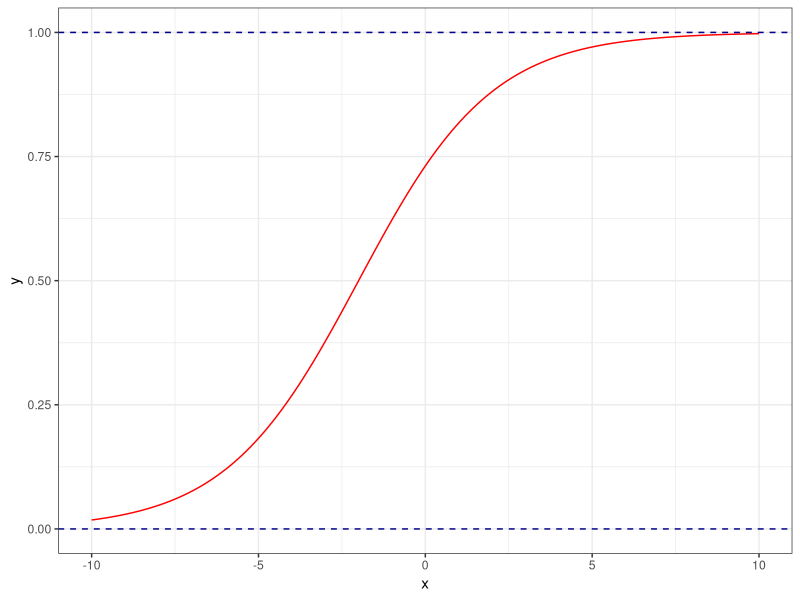

Write R code to recreate this figure.
## ---- chunk 1
library(tidyverse)
## ---- chunk 2
x <- seq(-10,10, 0.1)
y <- (exp(1+0.5*x))/(1+exp(1+0.5*x))

data.frame(x = x, y = y) %>%
  ggplot(aes(x,y)) +
  geom_line(col = "red") +
  geom_hline(yintercept = 0, col = "darkblue", linetype = "dashed") + 
  geom_hline(yintercept = 1, col = "darkblue", linetype = "dashed") + 
  theme_bw()
## ---- chunk 3
logistic_confusion_matrix <- function(true_val, pred_val, threshold){
  # transforms the predicted values into 0 and 1
  pred_val <- as.numeric(binary_regression_prediction >= threshold)
  
  return(table(true_val, pred_val))
}
